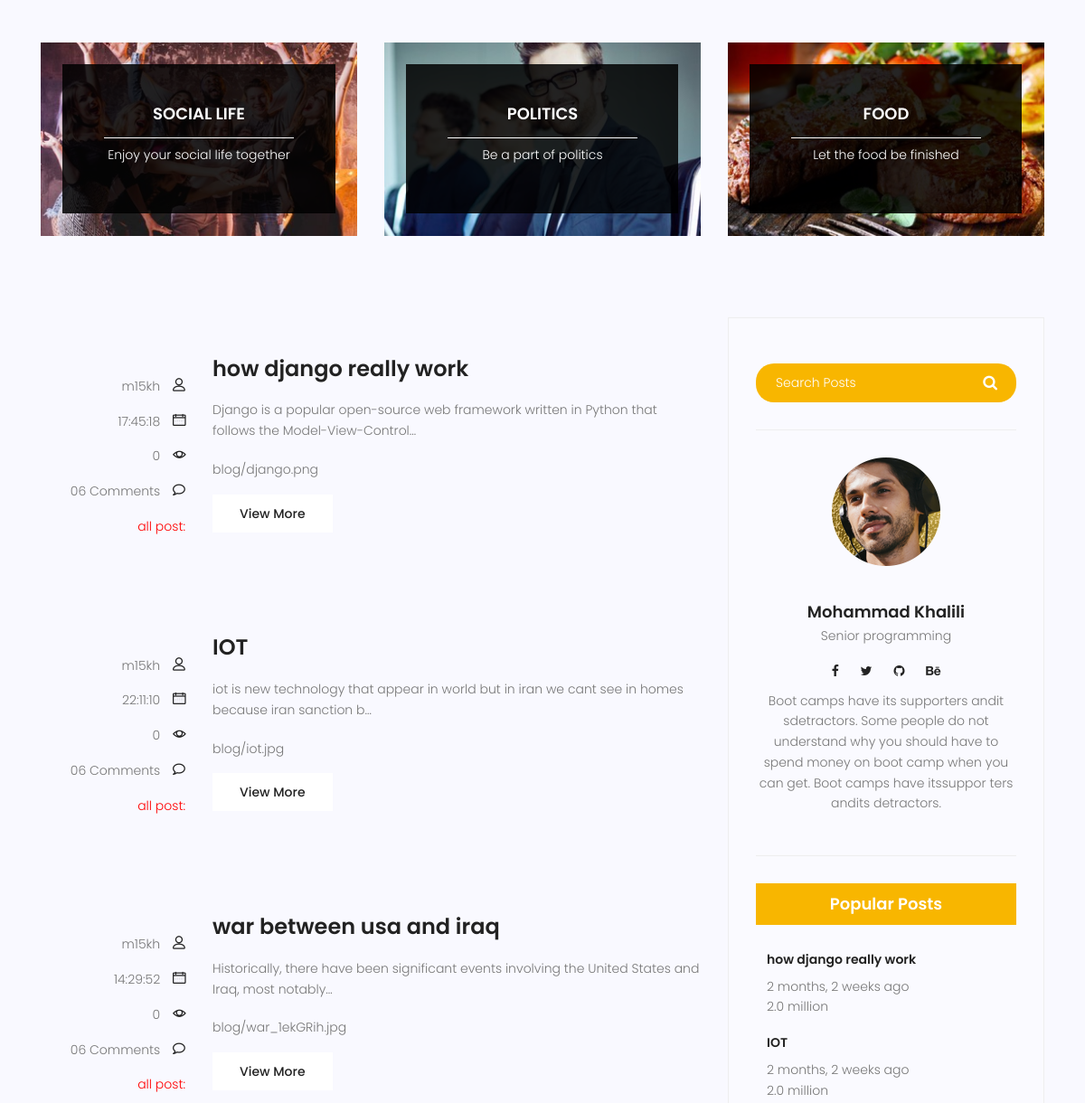
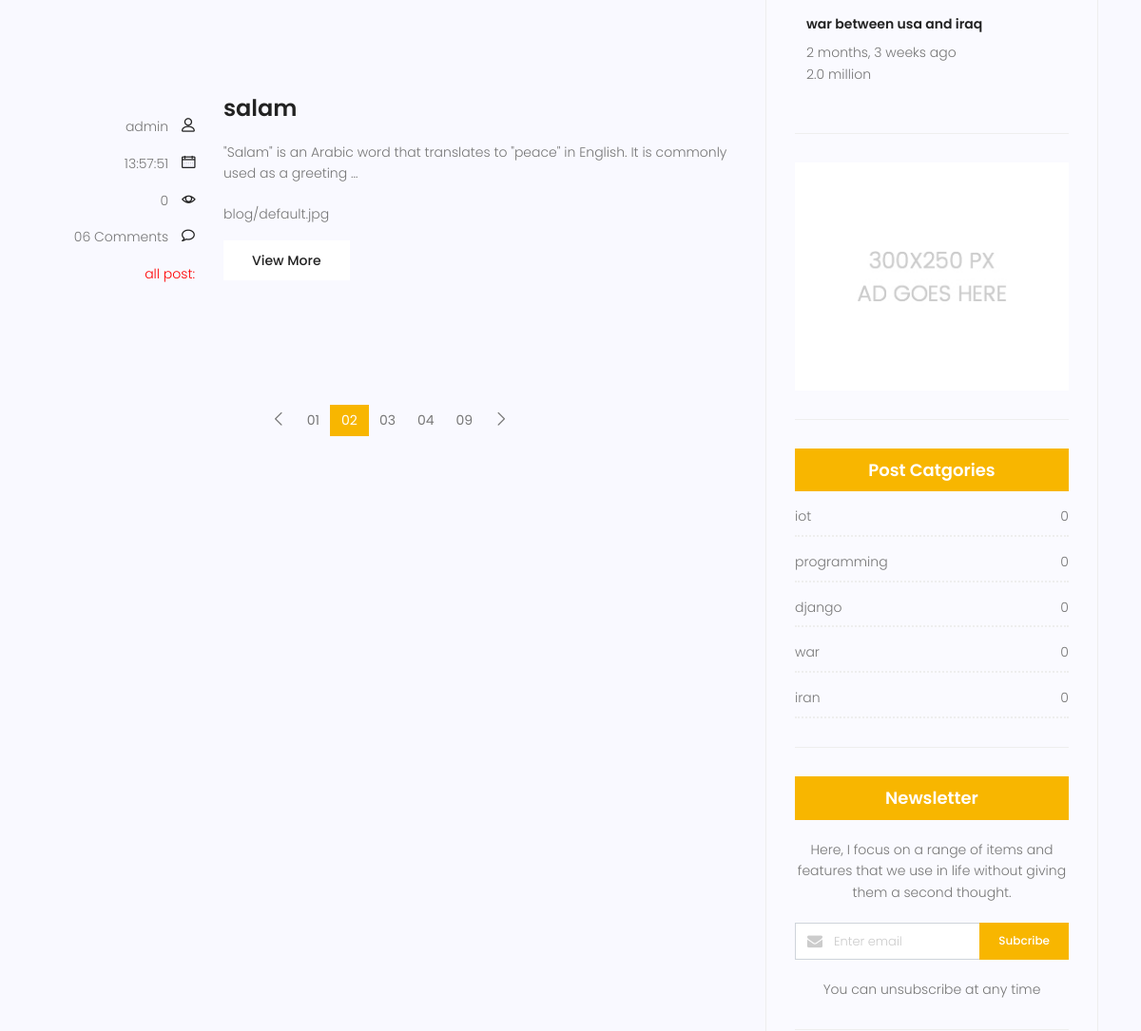
Page /blog/ (middle part) on the earlier database version (2 pictures, top to bottom).
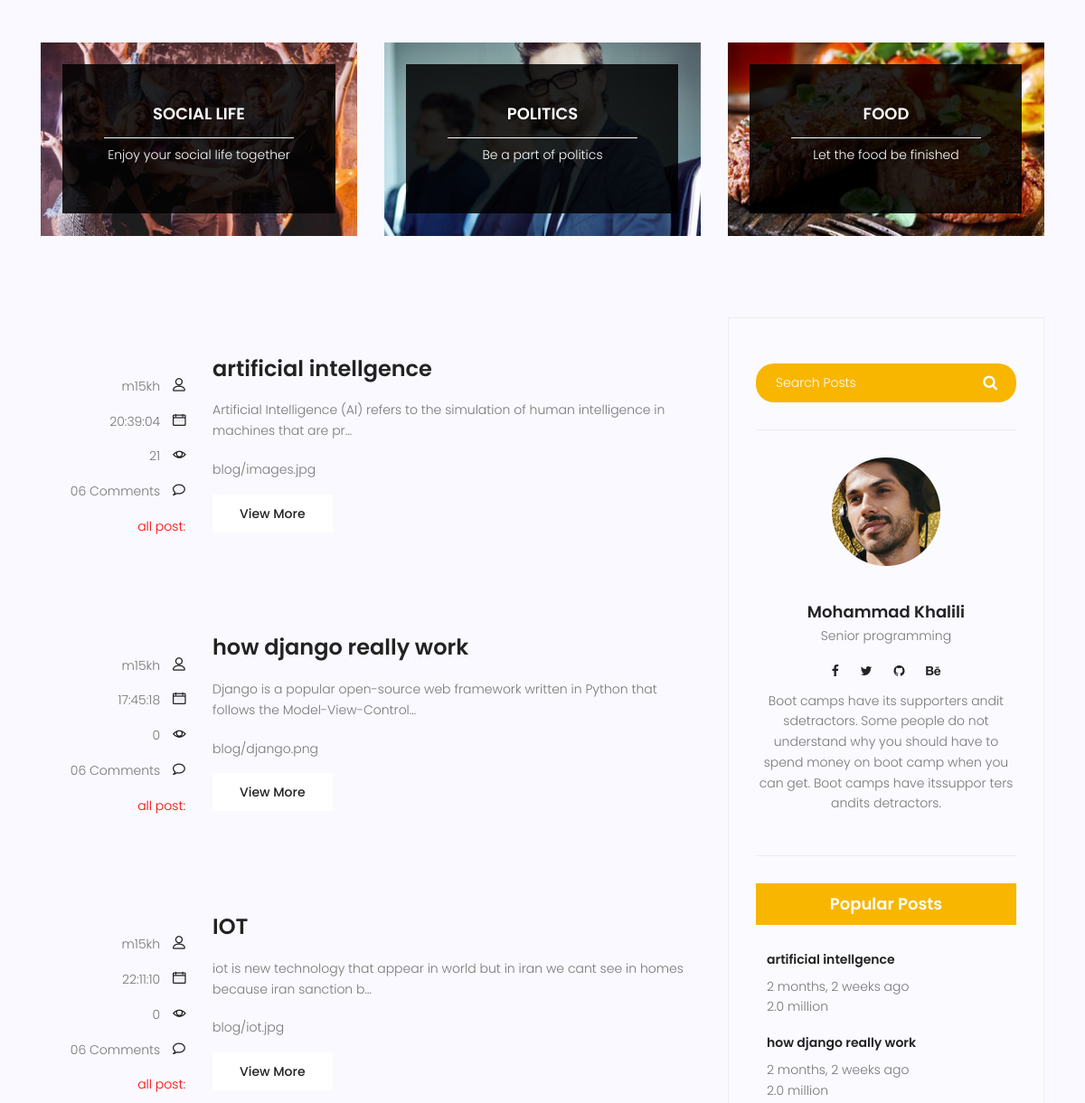
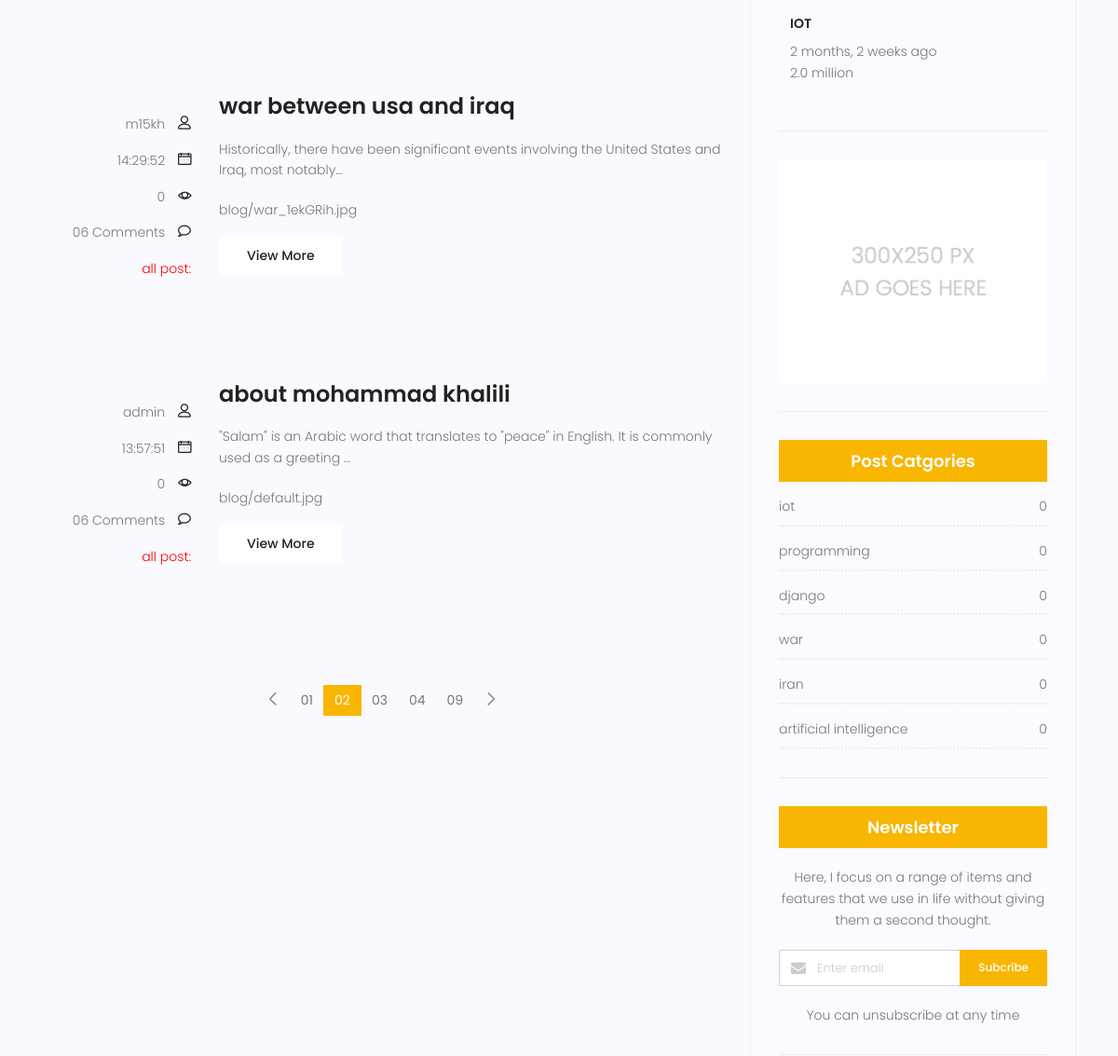
Same page on the later database version (2 pictures, top to bottom).
### blog/models.py (models this page shows, shortened)
class Post(models.Model):
    author = models.ForeignKey(User, on_delete=models.SET_NULL, null=True)
    image = models.ImageField(upload_to='blog/', default='blog/default.jpg' )
    title = models.CharField(max_length=256)
    content = models.TextField()
    post_category = models.ManyToManyField(Category)
    tags = TaggableManager()
    counted_view = models.IntegerField(default=0)#default=0
    status = models.BooleanField(default=False)
    published_date = models.DateTimeField(null=True)
    created_date = models.DateTimeField(auto_now_add=True)
    updated_date = models.DateTimeField(auto_now=True)   #2023-07-21 13:57:04.296657
    class Meta:
        ordering = ['-published_date']

class Category(models.Model):
    name = models.CharField(max_length=256)
    def __str__(self) -> str:
        return self.name

### blog/views.py (the view)
# urls.py: path("", blog_view, name='index'),
def blog_view(request, cat_name = None, author_username = None):
    posts = Post.objects.filter(status=1)
    if cat_name :
        posts = posts.filter(post_category__name=cat_name)
    if author_username :
        posts = posts.filter(author__username = author_username)
    context = {'posts':posts}
    return render(request, "blog/blog-home.html", context)

### blog/templatetags/blog_tags.py (called while the page is built)
@register.inclusion_tag("blog/latest_posts.html")
def latest_posts():
    posts = Post.objects.filter(status=1).order_by("-published_date")[:3]
    return {'posts': posts}

@register.inclusion_tag("blog/category_wedget.html")
def wedget_category():
    posts = Post.objects.filter(status = 1)
    categories = Category.objects.all()
    cat_dic = {}
    for name in categories:
        cat_dic[name] = posts.filter(post_category=name).count()
    return {'categories123': cat_dic}

### templates/blog/blog-home.html (shortened to what the changed rows need)
{% extends 'base.html' %}
{% load static %}
{% block content %}
{% load blog_tags %}
<section class="post-content-area">
	<div class="container">
		<div class="row">
			<div class="col-lg-8 posts-list">
				{% for post in posts%}
				<div class="single-post row">
					<div class="col-lg-3  col-md-3 meta-details">
						<div class="user-details row">
							<p class="user-name col-lg-12 col-md-12 col-6"><a href="{% url 'blog:author' post.author.username %}">{{post.author}}</a> <span
									class="lnr lnr-user"></span></p>
							<p class="date col-lg-12 col-md-12 col-6"><a
									href="#">{{post.published_date|date:"H:i:s"}}</a> <span
									class="lnr lnr-calendar-full"></span></p>
							<p class="view col-lg-12 col-md-12 col-6"><a href="#">{{post.counted_view}}</a> <span
									class="lnr lnr-eye"></span></p>
							<p class="comments col-lg-12 col-md-12 col-6"><a href="#">06 Comments</a> <span
									class="lnr lnr-bubble"></span></p>
							<p class="comments col-lg-12 col-md-12 col-6" style="color: red;"> all post:</p>
						</div>
					</div>
					<div class="col-lg-9 col-md-9 ">
						<div class="feature-img">
						</div>
						<a class="posts-title" href="{% url 'blog:single'  post.id%}">
							<h3>{{post.title}}</h3>
						</a>
						<p class="excert">
							{{post.content|truncatechars:100 }}
						<p>
							{{post.image}}
						</p>
						</p>
						<a href="{% url 'blog:single'  post.id%}" class="primary-btn">View More</a>
					</div>
				</div>
				{% endfor%}
			</div>
			<div class="col-lg-4 sidebar-widgets">
				<div class="widget-wrap">
					{% latest_posts %}
					{% wedget_category %}
				</div>
			</div>
		</div>
	</div>
</section>
{%endblock%}

### templates/blog/latest_posts.html (shortened to what this page needs)
{% load static %}
{% load blog_tags %}
{% load humanize %}
<div class="single-sidebar-widget popular-post-widget">
    <h4 class="popular-title">Popular Posts</h4>
    <div class="popular-post-list">
        {% for post in posts %}
        <div class="single-post-list d-flex flex-row align-items-center">
            <div class="details">
                <a href="{blog-single.html}">
                    <h6>{{post.title}}</h6>
                </a>
                <p>{{post.published_date|naturaltime}}</p>
                <P>{{2000000|intword}}</P>
            </div>
        </div>
        {% endfor %}
    </div>
</div>

### templates/blog/category_wedget.html
<div class="single-sidebar-widget post-category-widget">
	<h4 class="category-title">Post Catgories</h4>
	<ul class="cat-list">
	{% for name, value in categories123.items %}
		<li>
			<a href="#" class="d-flex justify-content-between">
				<p>{{name}}</p>
				<p>{{value}}</p>
			</a>
		</li>
		{% endfor %}
	</ul>
</div>

Differences in the rows shown:
no longer on one of the page's lists (row unchanged): Post: title "war between usa and iraq", published_date "2 months, 3 weeks ago"
added Post: author "m15kh", published_date "20:39:04", counted_view "21", title "artificial intellgence", content "Artificial Intelligence (AI) refers to the simulation of human intelligence in machines that are pr…", image "blog/images.jpg", published_date "2 months, 2 weeks ago", value "2.0 million"
changed Post "blog/default.jpg": title "salam" → "about mohammad khalili"
added Category: name "artificial intelligence", value "0"
